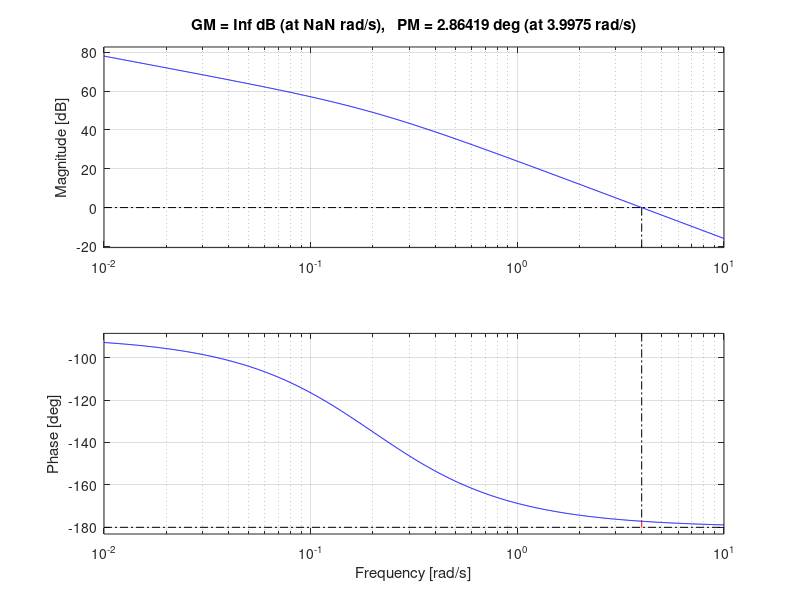
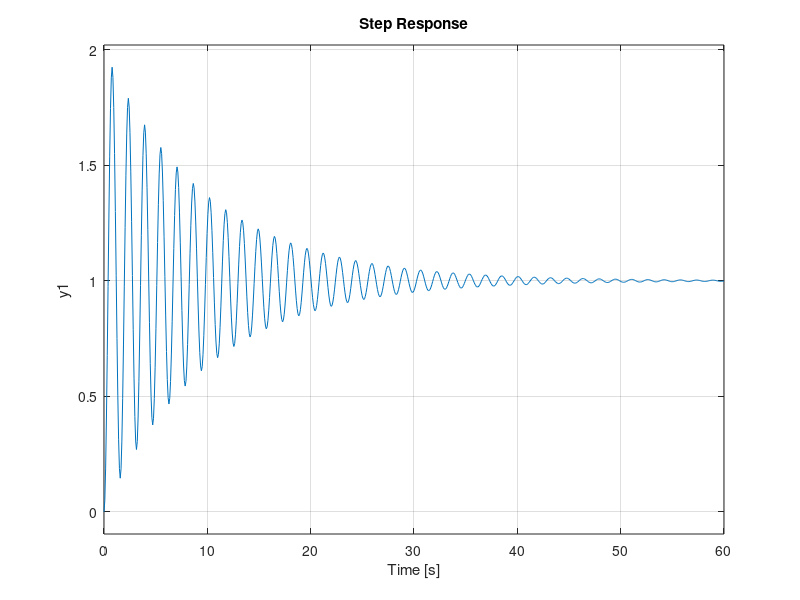
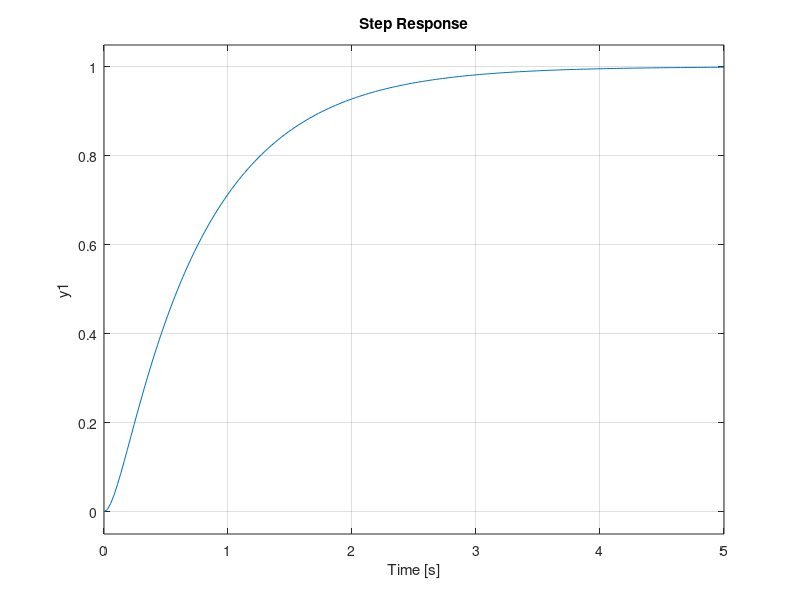

MATLAB code for these plots, in order:
close all
clc;clear;

num = 80;
den = [5 1 0];
sys = tf(num,den);
figure(1)
margin(sys)
sys_m = feedback(sys,1)
figure(2)
step(sys_m)

num1 = [0.8 0];
den1 = [1];

sys_h = tf(num1,den1)
sys_m1 = feedback(sys,sys_h);
sys_m2 = feedback(sys_m1,1)
figure(3)
step(sys_m2)